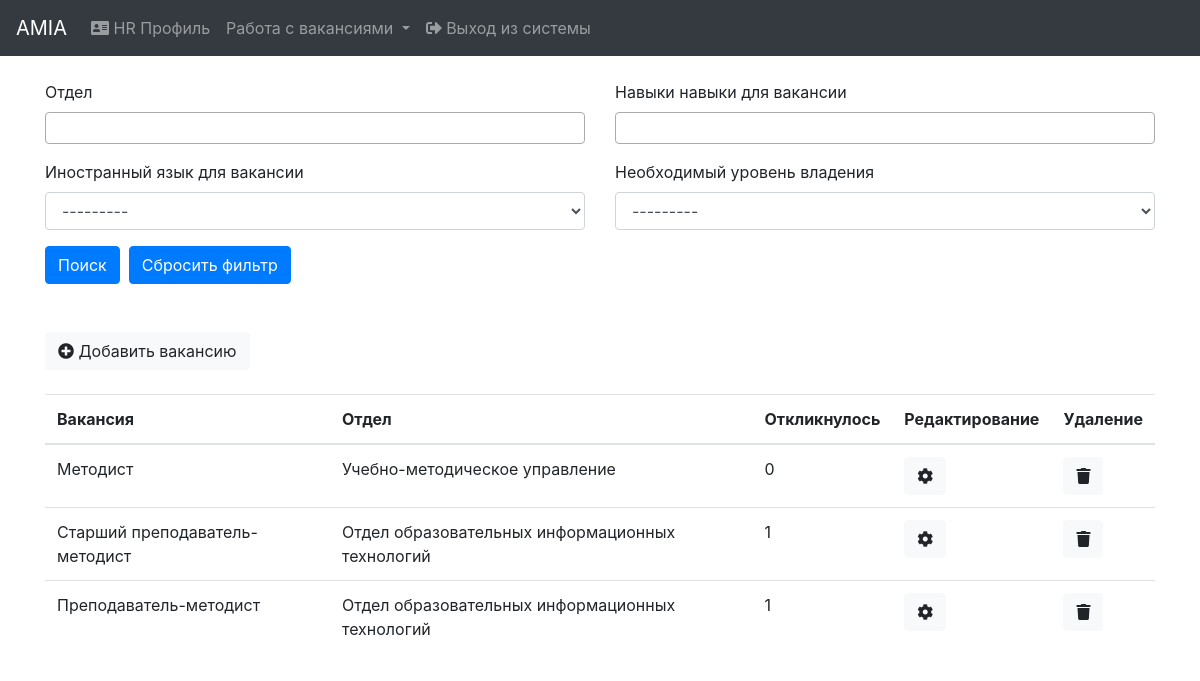
The page /hr/ (signed in) on the database as committed earlier.
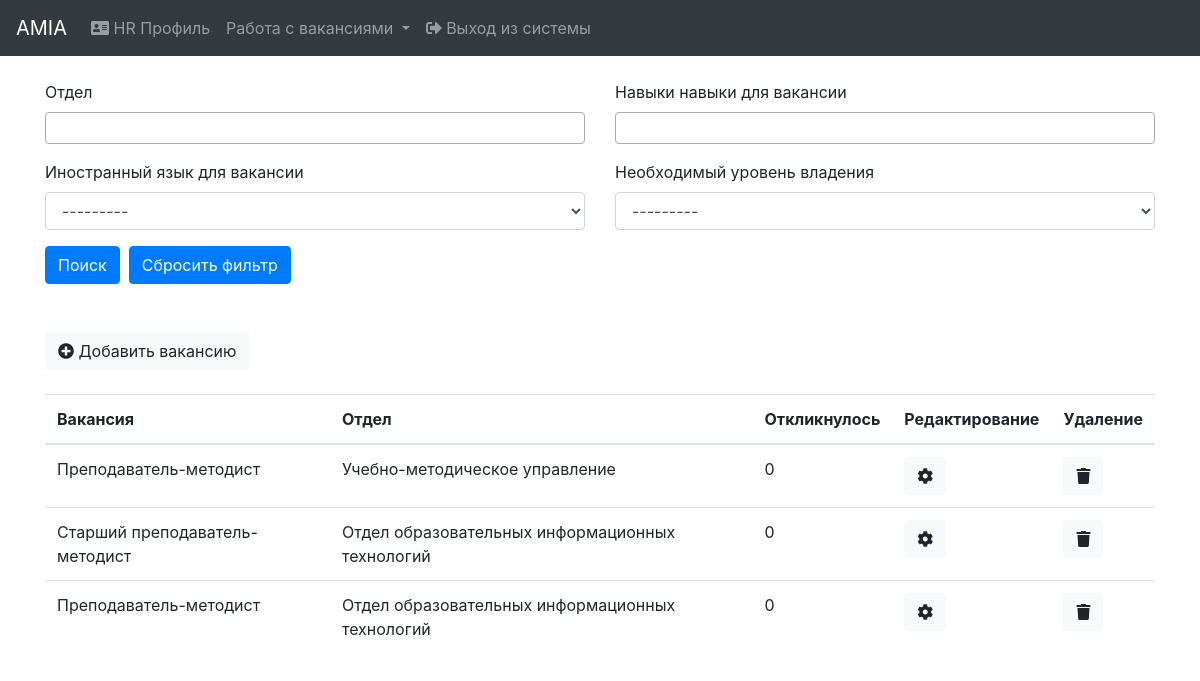
The same page on the database as committed later.
### institution/models.py (models this page shows, shortened)
class Vacancy(models.Model):
    OPENED = 1
    COMPLETED = 2
    BLOCKED = 3
    STATUSES = [
        (OPENED, 'Opened'),
        (COMPLETED, 'Completed'),
        (BLOCKED, 'Blocked'),
    ]
    vacancy = models.CharField(max_length=255, verbose_name="Vacancy")
    date_added = models.DateTimeField(verbose_name="Date added", auto_now_add=True)
    who_added = models.ForeignKey(User, on_delete=models.SET_NULL, verbose_name="Who added", blank=True, null=True)
    description = models.TextField(verbose_name="Description", blank=True, null=True)
    institution = models.ForeignKey(Institution, on_delete=models.CASCADE, verbose_name="Institution")
    responded = models.ManyToManyField(SocialProfile, verbose_name="Responded", through='RespondedVacancy')
    status = models.IntegerField(verbose_name="Status", choices=STATUSES, default=OPENED)
    skills = models.ManyToManyField(Skill, verbose_name="Skills", blank=True)
    languages = models.ManyToManyField(Language, verbose_name="Language", through='LanguageWithLevelVacancy')
    class Meta:
        ordering = ('vacancy',)
        verbose_name = 'Vacancy'
        verbose_name_plural = 'Vacancies'

class Institution(models.Model):
    institution_name = models.CharField(max_length=255, verbose_name="Institution name")
    info_about = models.TextField(verbose_name="About", blank=True, null=True)
    img = models.ImageField(verbose_name="Image", blank=True, null=True, upload_to='institutions')
    subscribers = models.ManyToManyField(SocialProfile, verbose_name="Subscribers")
    def __str__(self):
        return self.institution_name
    class Meta:
        ordering = ('institution_name',)
        verbose_name = 'Institution'
        verbose_name_plural = 'Institution'

### hr/views.py (the view)
# urls.py: path('', views.MainView.as_view(), name='main'),
class MainView(LoginRequiredMixin, View):
    def get(self, request):
        f = VacancyFilter(request.GET, queryset=Vacancy.objects.distinct().order_by('-pk'))
        paginator = Paginator(f.qs, 50)
        page = request.GET.get('page')
        vacancies = paginator.get_page(page)
        return render(request, 'institution/vacancies/hr_main_vacancies.html', {'vacancies': vacancies,
                                                                                'filter': f,
                                                                                })

### context_processors/models_context.py (called while the page is built)
def models_context(request):
    return {'educational': EducationalInstitution.objects.all(),
            'language_levels': LanguageLevel.objects.all(),
            'languages': Language.objects.all(),
            'specialties': Specialty.objects.all(),
            'skills': Skill.objects.all(),
            'interests': Interest.objects.all(),
            }

### social_profile/models.py (called while the page is built)
    def __str__(self):
        return self.skill_name

    def __str__(self):
        return self.language_name

### institution/templates/institution/vacancies/hr_main_vacancies.html (shortened to what this page needs)
{% extends 'base.html' %}
{% load static %}
{% block content %}
    {% include 'hr/navbar_hr.html' %}<br>
    <div class="container">
        {% include 'institution/vacancies/search_form.html' %}<br>
        <br>
        <a href="{% url 'institution:vacancy_add' %}" class="btn btn-light"><i class="fas fa-plus-circle"></i> Добавить вакансию</a><br><br>
        <div class="row">
            <div class="col-lg-12">
                <table class="table table-hover">
                    <thead>
                    <tr>
                        <th scope="col">Вакансия</th>
                        <th scope="col">Отдел</th>
                        <th scope="col">Откликнулось</th>
                        <th scope="col">Редактирование</th>
                        <th scope="col">Удаление</th>
                    </tr>
                    </thead>
                    <tbody>
                    {% for vacancy in vacancies %}
                        <tr>
                            <td>{{ vacancy.vacancy }}</td>
                            <td>{{ vacancy.institution.institution_name }}</td>
                            <td data-VacancyId="{{ vacancy.id }}">{{ vacancy.responded.count }}</td>
                            <td><a href="{% url 'institution:vacancy_update' vacancy.id %}" class="btn btn-light"><i class="fas fa-cog"></i></a></td>
                            <td><a href="{% url 'institution:vacancy_delete' vacancy.id %}" class="btn btn-light"><i class="fas fa-trash"></i></a></td>
                        </tr>
                    {% endfor %}
                    </tbody>
                </table>
            </div>
        </div>
    </div>
{% endblock %}

Rows that differ between the two databases and show on the page:
changed Vacancy "Учебно-методическое управление": vacancy "Методист" → "Преподаватель-методист"
changed Vacancy "Старший преподаватель-методист": responded.count "1" → "0"
changed Vacancy (number 3 of 3 on the later page): responded.count "1" → "0"
